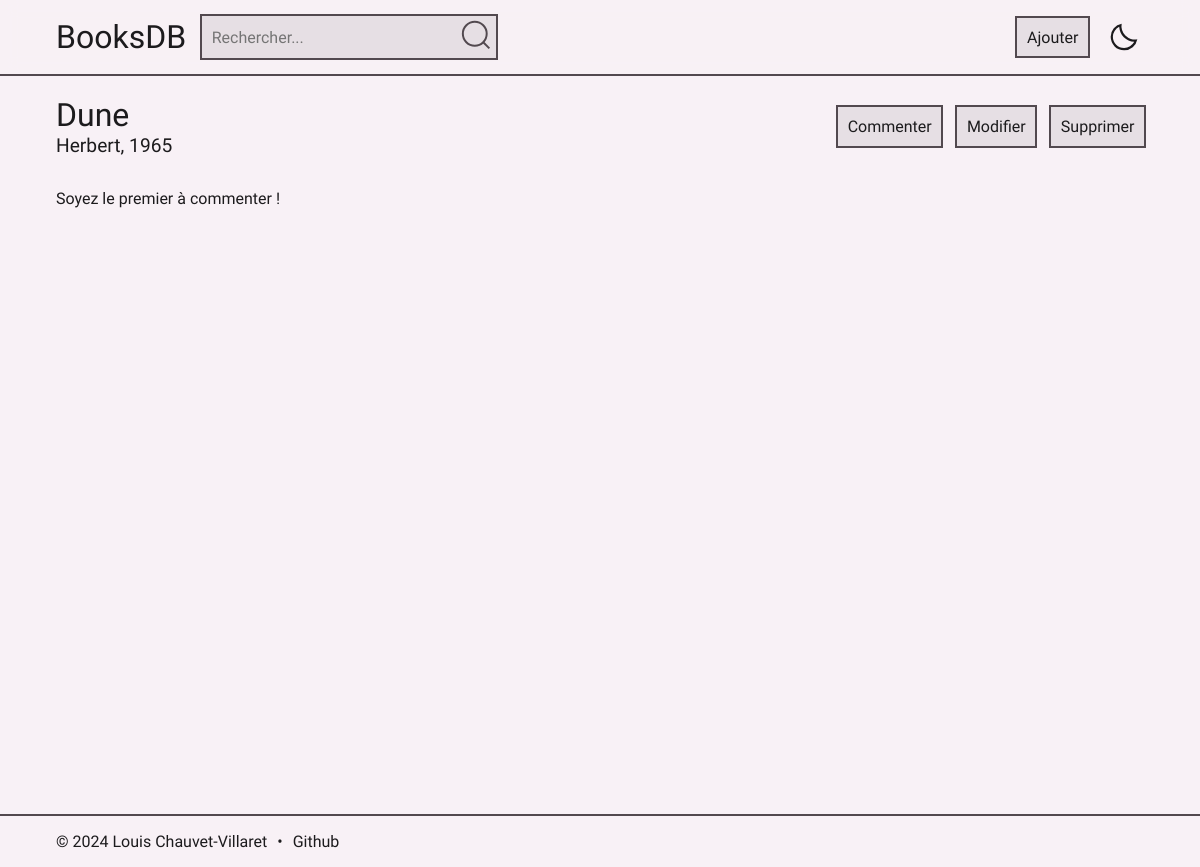
Page /livre?id=2 on the earlier database version.
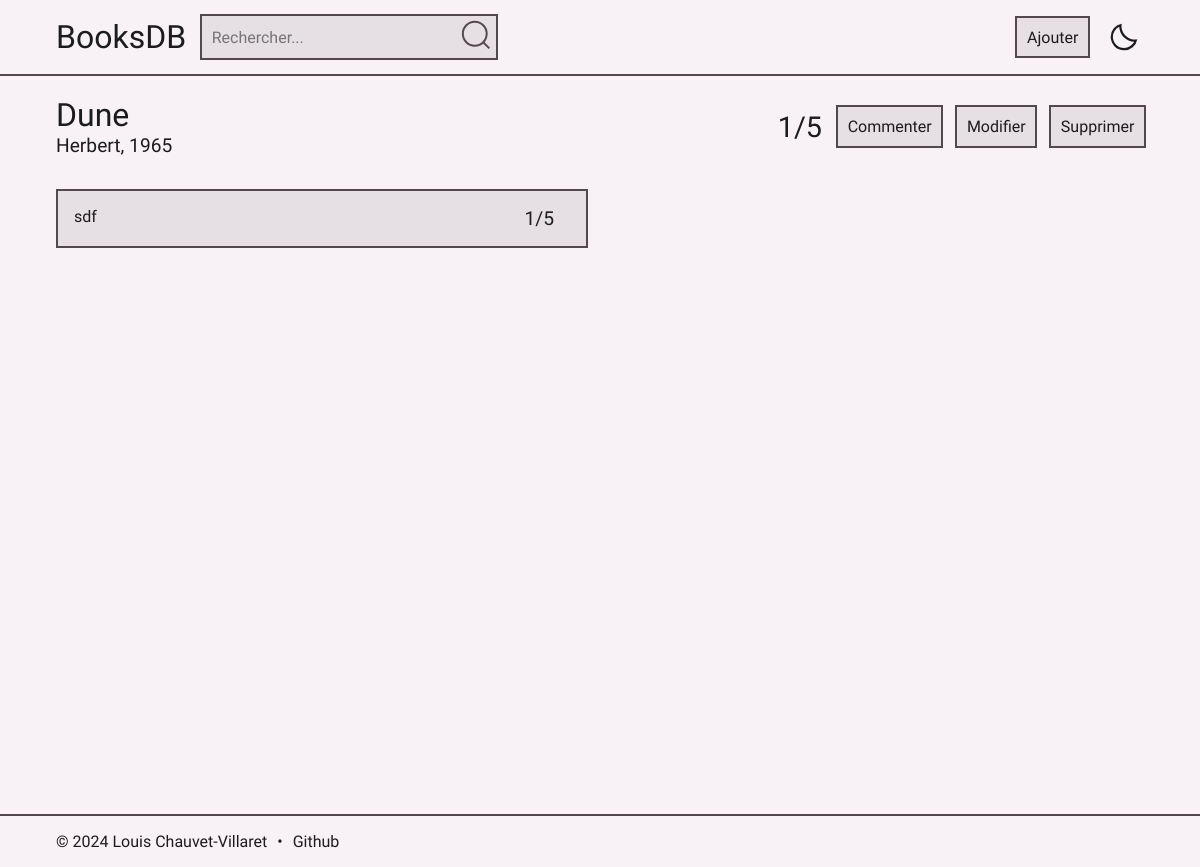
Same page on the later database version.
### tables this page shows
CREATE TABLE comments (
                        id      INTEGER
                            primary key autoincrement,
                        book_id INTEGER
                            references books
                                on delete cascade,
                        comment TEXT    not null,
                        rating  INTEGER not null,
                        signal INTEGER default 0,
                        check (rating >= 0 AND rating <= 5)
                    );

### app/routes.py (the view)
@app.route('/livre')
def livre():
    book_id = request.args.get('id')
    data = execute_query("SELECT * FROM books WHERE id=?", [book_id], fetchone=True)
    if data:
        comments = execute_query("SELECT * FROM comments WHERE book_id=? ORDER BY id DESC", [book_id], fetchall=True)
        if comments:
            average = round(
                execute_query("SELECT AVG(rating) FROM comments WHERE book_id=?", [book_id], fetchone=True)[0], 1)
            if average.is_integer():
                average = int(average)
            return render_template('livre.html', data=data, comments=comments, average=average)
        else:
            return render_template('livre.html', data=data)
    else:
        return redirect("/recherche", 303)

### app/models.py (called while the page is built)
def execute_query(query, params=(), fetchone=False, fetchall=False, commit=False):
    with sqlite3.connect('books.db') as conn:
        conn.row_factory = sqlite3.Row
        cur = conn.cursor()
        cur.execute(query, params)
        if commit:
            conn.commit()
            return cur
        if fetchone:
            return cur.fetchone()
        if fetchall:
            return cur.fetchall()
        return None

### app/templates/livre.html (shortened to what this page needs)
{% extends 'base.html' %}
{% block content %}
    <div class="flex space">
        <div>
            <h1 class="break-word">{{ data['title'] }}</h1>
            <p class="rate break-word">{{ data['author'] }}, {{ data['year'] }}</p>
        </div>
        <div class="flex">
            {% if comments %}
                <p class="name">{{ average }}/5</p>
            {% endif %}
            <button class="hover" onclick="updateDisplay('comment','flex')">Commenter</button>
            <button class="hover" onclick="updateDisplay('modify','flex')">Modifier</button>
            <button class="hover" onclick="updateDisplay('delete','flex')">Supprimer</button>
        </div>
    </div>
    {% if comments %}
        <div class="grid-comment top">
            {% for comment in comments %}
                <div class="box space">
                    <p class="break-word">{{ comment['comment'] }}</p>
                    <div class="flex2">
                        <p class="rate">{{ comment['rating'] }}/5</p>
                    </div>
                </div>
            {% endfor %}
        </div>
    {% else %}
        <p class="top">Soyez le premier à commenter !</p>
    {% endif %}
{% endblock %}

Differences in the rows shown:
added comments: comment "sdf", rating "1"
Other differences:
{{ average }}: (not shown) → "1"
text no longer shown: "Soyez le premier à commenter !"
text now shown: "/5"
